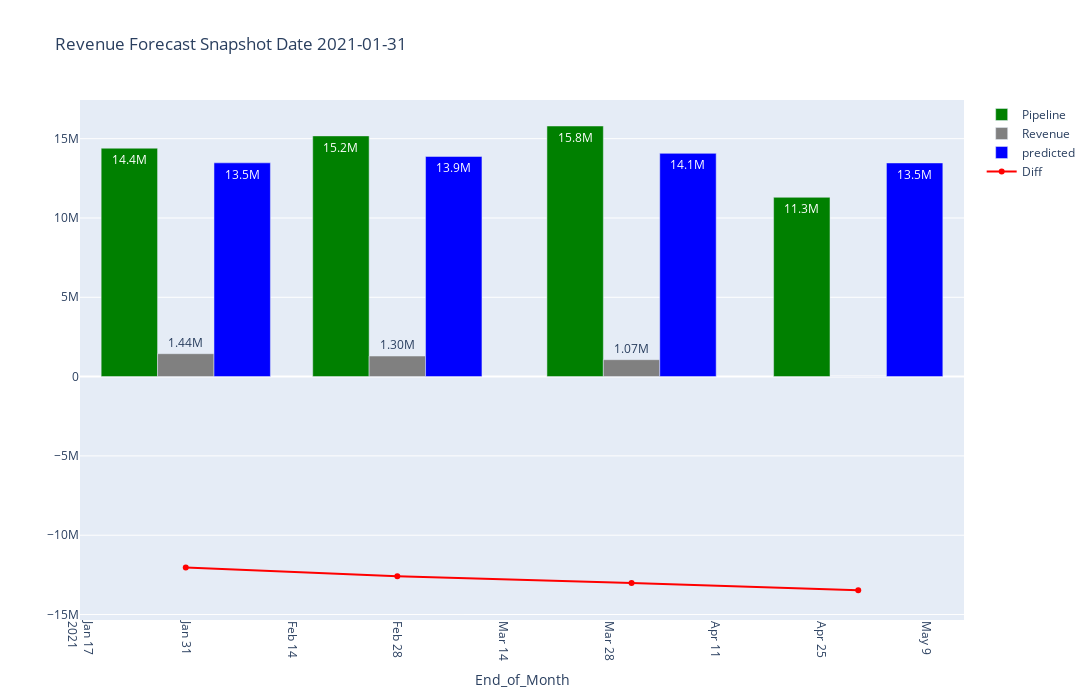

Source (notebook cell):
### Code cell
#!/usr/bin/python
# -*- coding: utf-8 -*-
import plotly.express as px
import plotly.graph_objs as go
fig_width = 1500
fig_height = 700
df = final_merge_df.query('Relative_Snapshot_Month_Offset == 0 and Relative_Offset >= 0 and Relative_Offset <= 3')

df['End_of_Month'] = pd.to_datetime(df['End_of_Month'
                                    ]).dt.date.astype(str)
df['Snapshot_Date_Short'] = pd.to_datetime(df['Snapshot_Date_Short'
        ]).dt.date.astype(str)

x = 'End_of_Month'
y = 'Pipeline'
y1 = 'Revenue'
y2 = 'predicted'
y3 = 'Diff'

trace1 = go.Bar(x=df[x], y=df[y], text=df[y], name=y,
                marker_color='green')
trace2 = go.Bar(x=df[x], y=df[y1], text=df[y1], name=y1,
                marker_color='grey')
trace3 = go.Bar(x=df[x], y=df[y2], text=df[y2], name=y2,
                marker_color='blue')  # mode="lines",

data = [trace1, trace2, trace3]

layout = go.Layout(
    title_text='Revenue Forecast Snapshot Date' + ' '
        + df['Snapshot_Date_Short'].max(),
    barmode='group',
    uniformtext_minsize=8,
    uniformtext_mode='hide',
    width=fig_width,
    height=fig_height,
    )
fig = go.Figure(data=data, layout=layout)
fig.update_traces(texttemplate='%{text:.3s}', textposition='auto',
                  #textfont_color='white'
                  )

trace4 = go.Scatter(x=df[x], y=df[y3], text=df[y3], name=y3,
                marker_color='red', mode="markers+lines")
fig.add_trace(trace4)   
          
'''
fig.add_trace(go.Scatter(
    x=df[x],
    y=df[y3],
    text=df[y3],
    mode='lines',
    line=go.scatter.Line(color='red'),
    name='Diff'
    ))
'''
fig.update_xaxes(tickangle=90, title_text=x)

        # title_font = {"size": 20},
        # title_standoff = 25

iplot(fig)

### Figure 1 — Plotly figure (JSON) as saved in the notebook; plotly's stock layout.template omitted (floating-point values rounded to 4 significant figures)
{"data": [{"marker": {"color": "green"}, "name": "Pipeline", "text": [14400426, 15174782, 15799150, 11303911], "textposition": "auto", "texttemplate": "%{text:.3s}", "type": "bar", "x": ["2021-01-31", "2021-02-28", "2021-03-31", "2021-04-30"], "y": [14400426, 15174782, 15799150, 11303911]}, {"marker": {"color": "grey"}, "name": "Revenue", "text": [1443196, 1296579, 1066371, 0], "textposition": "auto", "texttemplate": "%{text:.3s}", "type": "bar", "x": ["2021-01-31", "2021-02-28", "2021-03-31", "2021-04-30"], "y": [1443196, 1296579, 1066371, 0]}, {"marker": {"color": "blue"}, "name": "predicted", "text": [13477000, 13880067, 14073999, 13470097], "textposition": "auto", "texttemplate": "%{text:.3s}", "type": "bar", "x": ["2021-01-31", "2021-02-28", "2021-03-31", "2021-04-30"], "y": [13477000, 13880067, 14073999, 13470097]}, {"marker": {"color": "red"}, "mode": "markers+lines", "name": "Diff", "text": [-12033804, -12583488, -13007628, -13470097], "type": "scatter", "x": ["2021-01-31", "2021-02-28", "2021-03-31", "2021-04-30"], "y": [-12033804, -12583488, -13007628, -13470097]}], "layout": {"barmode": "group", "height": 700, "title": {"text": "Revenue Forecast Snapshot Date 2021-01-31"}, "uniformtext": {"minsize": 8, "mode": "hide"}, "width": 1500, "xaxis": {"tickangle": 90, "title": {"text": "End_of_Month"}}}}
